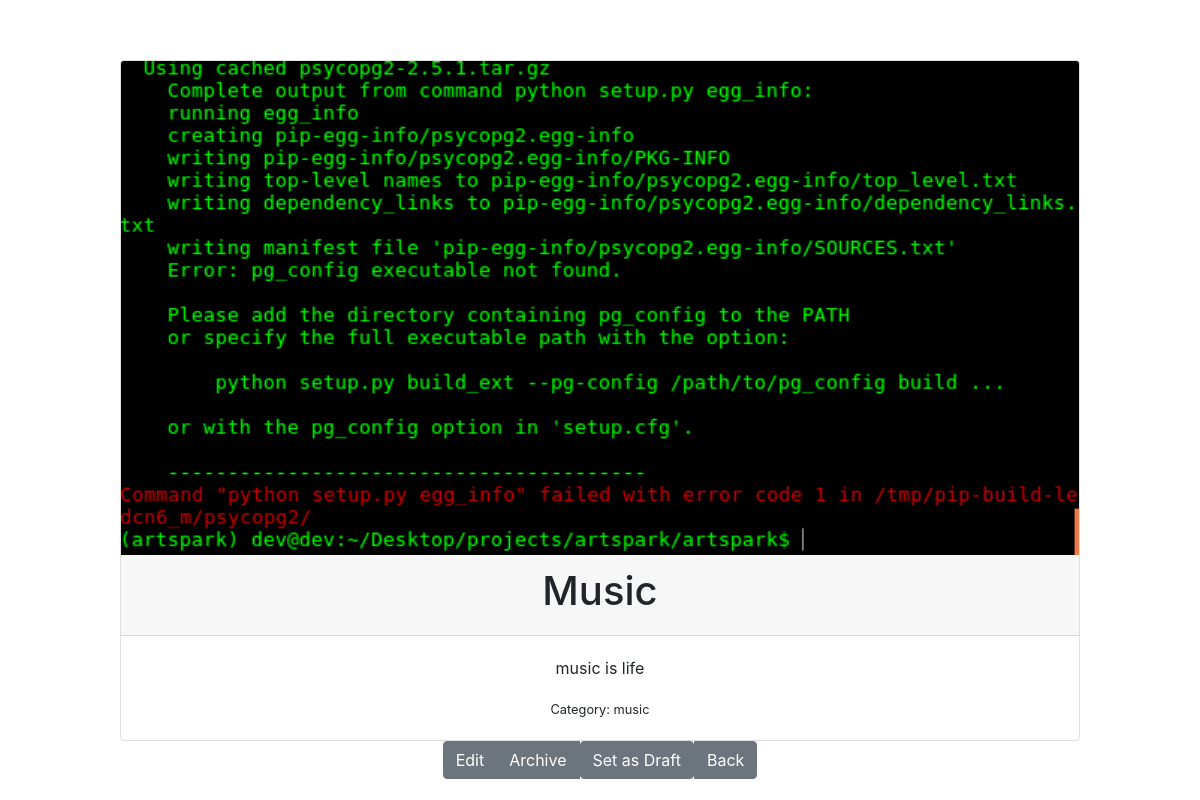
Before: /blog_post/25/ (signed in) with the older database file.
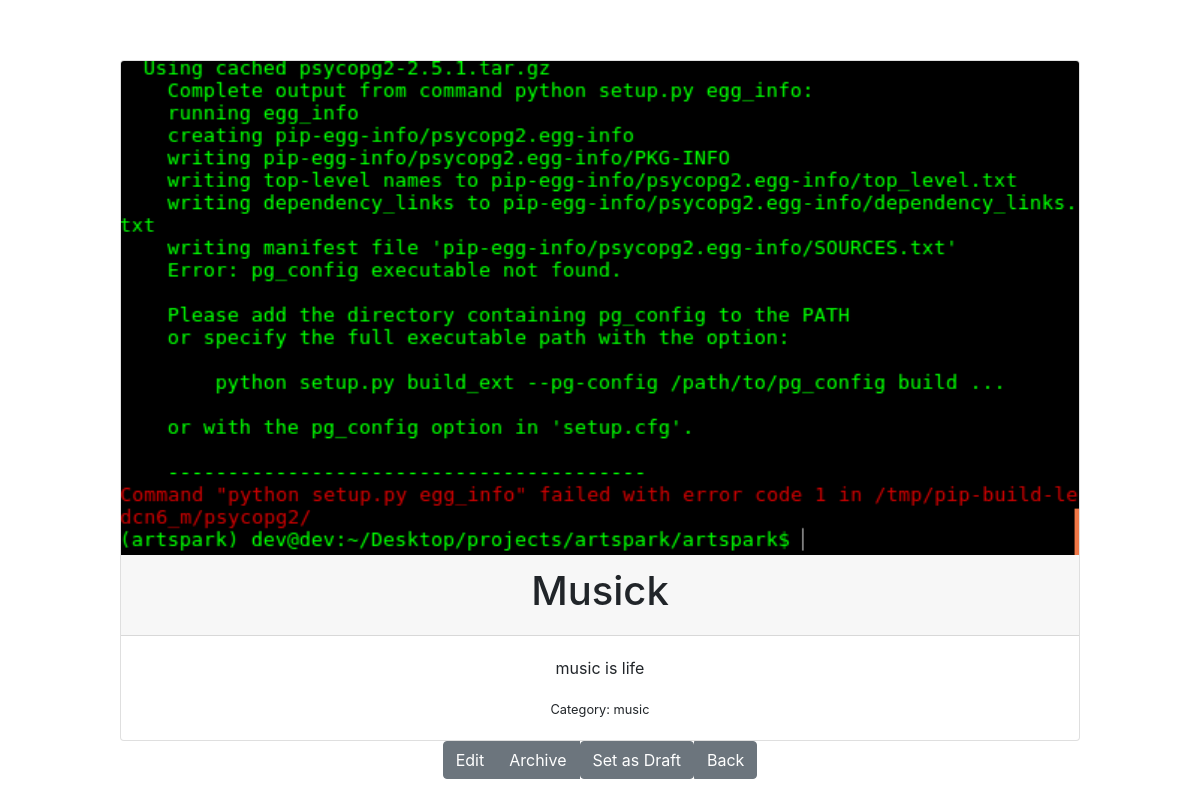
After: the same page with the newer database file.
### mainblog/models.py (models this page shows, shortened)
class Post(models.Model):
    title = models.CharField(max_length=50)
    author = models.ForeignKey(User, on_delete=models.CASCADE)
    date_added = models.DateTimeField(auto_now_add=True)
    date_mod = models.DateTimeField(null=True)
    text = models.TextField(null=True)
    is_archived = models.BooleanField(default=False)
    cover_image = models.ImageField(upload_to='cover_images/')
    is_draft = models.BooleanField(default=False)
    category = models.ForeignKey("Category", on_delete=models.CASCADE)
    tag = models.ManyToManyField(Tag)

class Category(models.Model):
    name = models.CharField(max_length=50)
    description = models.TextField(max_length=100)
    date_added = models.DateTimeField(auto_now_add=True)
    slug = models.SlugField(max_length=255, unique=True, null=True)
    class Meta:
        verbose_name_plural = 'Categories'
    def __str__(self):
        return self.name

### mainblog/views.py (the view)
# urls.py: path('blog_post/<int:post_id>/', views.blog_post, name='blog_post'),
def blog_post(request, post_id):
    try:
        post = Post.objects.get(pk=post_id,author=request.user)
        tags = Post.objects.filter(tag=post.id)
    except Post.DoesNotExist:
        raise Http404
    return render(request, 'blog_post.html', {'post': post, 'tags':tags})

### templates/blog_post.html (shortened to what this page needs)
{% extends 'base.html' %}
{% block content %}
<center>
    <div class="card text" style="width: 60rem; margin-top: 5%;">
        <img class="card-img-top" src = "{{ post.cover_image.url }}">
            <div class="card-header">
                <h1>{{post.title}}</h1>
            </div>
        <div class="card-body">
            <p class="card-text">{{post.text}}</p>
                <small>Category: {{post.category}}</small>
        </div>
    </div>
    <div class="btn-group" role="group" aria-label="Basic example">
            <a class="btn btn-secondary" href="{% url 'edit_post' post.id %}"> Edit </a>
            <a class="btn btn-secondary" href="{% url 'archived_post' post.id %}"> Archive </a>
            <form method="post" action="{% url 'draft_post' post.id %}">
                <button class="btn btn-secondary" type="submit">{% if post.is_draft %}Remove from draft{% else %}Set as Draft{% endif %}</button>
            </form>
            <a class="btn btn-secondary" href="{% url 'index' %}"> Back </a>
    </div>
</center>
{% endblock %}

Changed rows visible on the page:
changed Post "music is life": title "Music" → "Musick"
